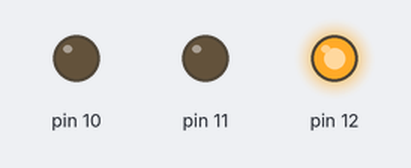
The sketch below on a simulated Arduino Uno, built with avr-gcc and run on an emulated ATmega328P. On the bench: output pins drawn as LEDs (lit = HIGH).

Above: at 0.5 s.
At 6.5 s:
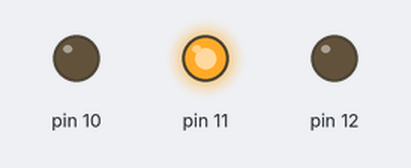
At 12.5 s:
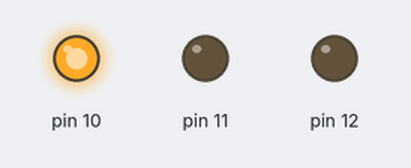
At 15.5 s:
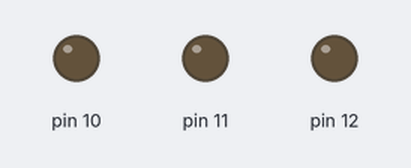
Timing chart, 0 to 23.4 s (numbered marks = the images above):
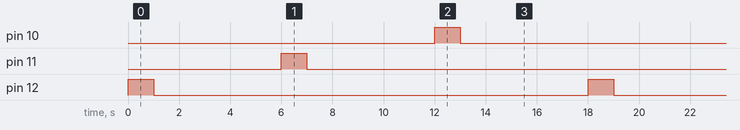

Measured:
- by itself, pin 10–12: alternates HIGH for 1.0 s and LOW for 17.0 s
- by itself, everything shown: repeats every 18.0 s, in 6 steps

The sketch:

sketch_nov26b.ino
```cpp
void setup()


 { pinMode (12,OUTPUT);
 pinMode (11,OUTPUT);
 pinMode (10,OUTPUT);


}

void loop() {
  // put your main code here, to run repeatedly:
digitalWrite (12,HIGH);
delay(1000);
digitalWrite (12,LOW);
delay(5000);
digitalWrite (11,HIGH);
delay(1000);
digitalWrite (11,LOW);
delay(5000);
digitalWrite (10,HIGH);
delay(1000);
digitalWrite (10,LOW);
delay(5000);
}
```
